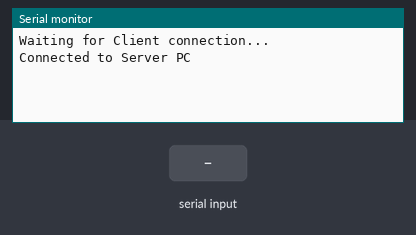
Simulated run of this sketch. Board: ESP32. Shown: the last lines printed to the serial monitor. Inputs (shaded band) come from the test bench. Nothing arrives over Bluetooth unless stated.

Above: at 1.2 s.
1.3 s: "1\n" received over the second serial link
At 2.5 s:
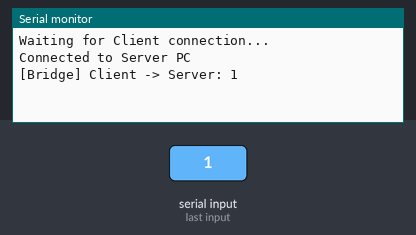
2.8 s: "0\n" received over the second serial link
At 3.5 s:
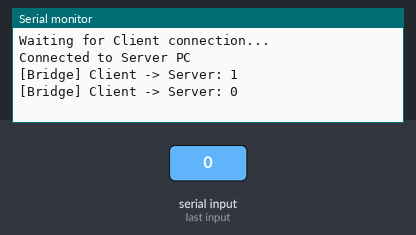
4.3 s: "2\n" received over the second serial link
At 4.8 s:
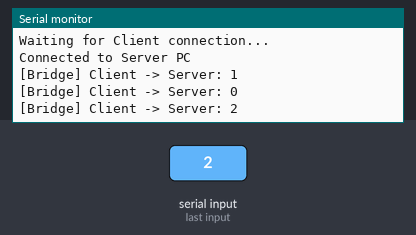

The sketch:

bridge.ino
```cpp
#include "BluetoothSerial.h"

// MAC-адрес ПК-Сервера (куда ESP будет подключаться как клиент)
#define SERVER_MAC "AA:BB:CC:DD:EE:FF"

BluetoothSerial SerialToClient; // Интерфейс для связи с ПК-Клиентом (Server role)
BluetoothSerial SerialToServer; // Интерфейс для связи с ПК-Сервером (Client role)

void setup() {
  Serial.begin(115200); // USB для отладки

  // 1. Запуск SPP Server для ПК-Клиента
  if (!SerialToClient.begin("ESP32-Bridge")) {
    Serial.println("Error starting Client-facing server");
    while(1);
  }
  Serial.println("Waiting for Client connection...");

  // 2. Подключение к ПК-Серверу как клиент
  // Примечание: connect() может блокировать выполнение, если сервер недоступен.
  // В продакшене лучше использовать неблокирующий подход с таймаутами.
  if (SerialToServer.connect(SERVER_MAC)) {
    Serial.println("Connected to Server PC");
  } else {
    Serial.println("Failed to connect to Server PC. Retrying in loop...");
  }
}

void loop() {
  // Логика моста:
  // Если есть данные от Клиента -> шлем Серверу
  if (SerialToClient.available()) {
    String cmd = SerialToClient.readStringUntil('\n');
    cmd.trim();
    if (cmd.length() > 0) {
      Serial.print("[Bridge] Client -> Server: ");
      Serial.println(cmd);
      SerialToServer.println(cmd);
    }
  }

  // Если есть ответ от Сервера -> шлем Клиенту
  if (SerialToServer.available()) {
    String resp = SerialToServer.readStringUntil('\n');
    // Внимание: readStringUntil может ждать таймаута, если нет '\n'
    // Для потоковой передачи лучше читать посимвольно или блоками
    Serial.print("[Bridge] Server -> Client: ");
    Serial.println(resp);
    SerialToClient.print(resp);
    SerialToClient.println(); // Добавляем перевод строки для клиента
  }

  delay(10);
}
```

Measured:
- after the input at 1.3 s, the serial monitor: prints a new line at once (image 1)
- after the input at 2.8 s, the serial monitor: prints a new line at once (image 2)
- after the input at 4.3 s, the serial monitor: prints a new line at once (image 3)
